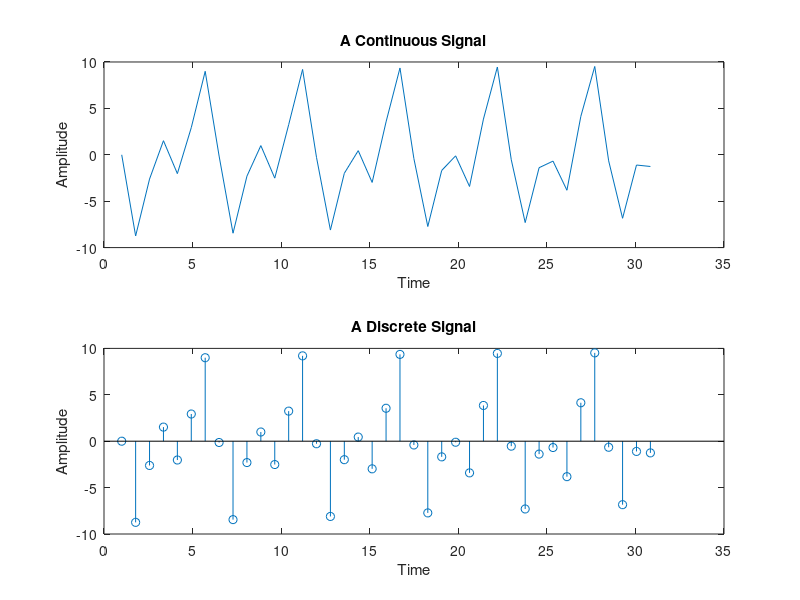

MATLAB code to generate this figure:
t = 1:pi/4:10*pi;
x = 10.*cos(10.*pi.*t).*sin(2.*pi.*t);

figure(1);
subplot(2,1,1);

plot(t, x);
title('A Continuous Signal');
xlabel('Time');
ylabel('Amplitude');

subplot(2,1,2);
stem(t, x);
title('A Discrete Signal');
xlabel('Time');
ylabel('Amplitude');

%figure(3);

% subplot(3,1,3);
% freqz(x);
% title('A Sine Wave');
% xlabel('Time');
% ylabel('Amplitude');
